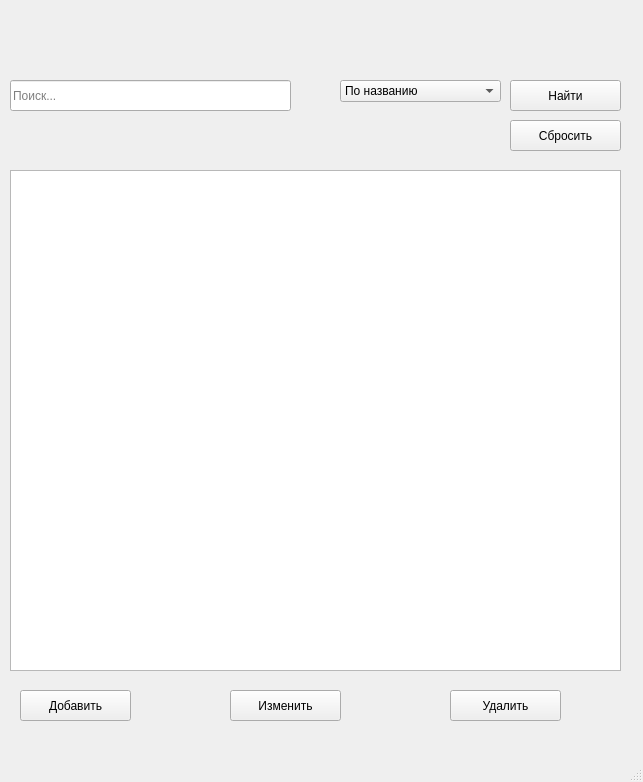
<?xml version="1.0" encoding="UTF-8"?>
<ui version="4.0">
 <class>MainWindow</class>
 <widget class="QMainWindow" name="MainWindow">
  <property name="geometry">
   <rect>
    <x>0</x>
    <y>0</y>
    <width>643</width>
    <height>782</height>
   </rect>
  </property>
  <property name="windowTitle">
   <string>MainWindow</string>
  </property>
  <widget class="QWidget" name="centralwidget">
   <widget class="QComboBox" name="combo_search">
    <property name="geometry">
     <rect>
      <x>340</x>
      <y>80</y>
      <width>161</width>
      <height>22</height>
     </rect>
    </property>
    <item>
     <property name="text">
      <string>По названию</string>
     </property>
    </item>
    <item>
     <property name="text">
      <string>По автору</string>
     </property>
    </item>
   </widget>
   <widget class="QPushButton" name="btn_search">
    <property name="geometry">
     <rect>
      <x>510</x>
      <y>80</y>
      <width>111</width>
      <height>31</height>
     </rect>
    </property>
    <property name="text">
     <string>Найти</string>
    </property>
   </widget>
   <widget class="QPushButton" name="btn_clear">
    <property name="geometry">
     <rect>
      <x>510</x>
      <y>120</y>
      <width>111</width>
      <height>31</height>
     </rect>
    </property>
    <property name="text">
     <string>Сбросить</string>
    </property>
   </widget>
   <widget class="QTableWidget" name="table">
    <property name="geometry">
     <rect>
      <x>10</x>
      <y>170</y>
      <width>611</width>
      <height>501</height>
     </rect>
    </property>
   </widget>
   <widget class="QPushButton" name="btn_add">
    <property name="geometry">
     <rect>
      <x>20</x>
      <y>690</y>
      <width>111</width>
      <height>31</height>
     </rect>
    </property>
    <property name="text">
     <string>Добавить</string>
    </property>
   </widget>
   <widget class="QPushButton" name="btn_edit">
    <property name="geometry">
     <rect>
      <x>230</x>
      <y>690</y>
      <width>111</width>
      <height>31</height>
     </rect>
    </property>
    <property name="text">
     <string>Изменить</string>
    </property>
   </widget>
   <widget class="QPushButton" name="btn_delete">
    <property name="geometry">
     <rect>
      <x>450</x>
      <y>690</y>
      <width>111</width>
      <height>31</height>
     </rect>
    </property>
    <property name="text">
     <string>Удалить</string>
    </property>
   </widget>
   <widget class="QLineEdit" name="edit_search">
    <property name="geometry">
     <rect>
      <x>10</x>
      <y>80</y>
      <width>281</width>
      <height>31</height>
     </rect>
    </property>
    <property name="placeholderText">
     <string>Поиск...</string>
    </property>
   </widget>
  </widget>
  <widget class="QMenuBar" name="menubar">
   <property name="geometry">
    <rect>
     <x>0</x>
     <y>0</y>
     <width>643</width>
     <height>21</height>
    </rect>
   </property>
  </widget>
  <widget class="QStatusBar" name="statusbar"/>
 </widget>
 <resources/>
 <connections/>
</ui>
